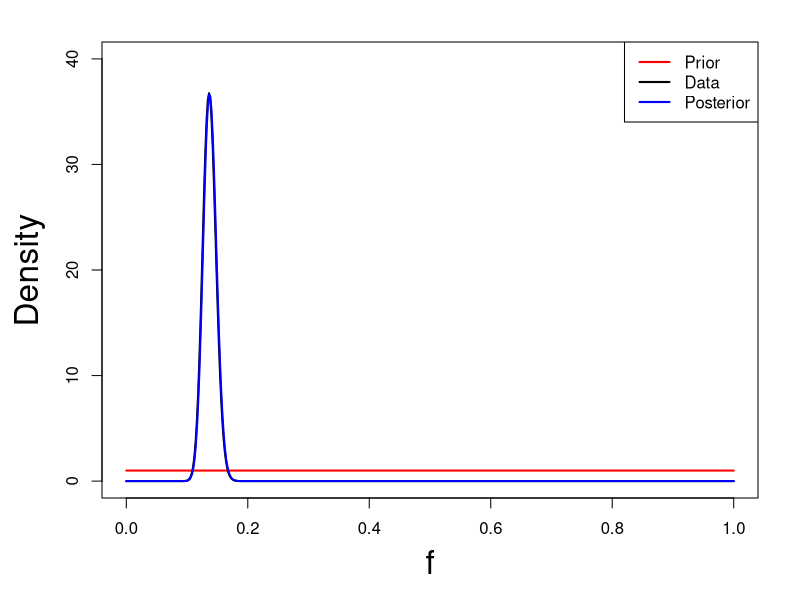

The R source for this figure: (Note: this script raises an error after producing the figure.)
library(vioplot)



# ~~~~~~~~~~~~~~~~~~~~~~~~~~~~~~~~~~~~~~~~~~~~~~~~~~~~~~~~~~~~~~~~~~~~
# example from slides
# ~~~~~~~~~~~~~~~~~~~~~~~~~~~~~~~~~~~~~~~~~~~~~~~~~~~~~~~~~~~~~~~~~~~~
res <- 500
prior <- dbeta(seq(0,1,length.out = res), 1, 1)
data <- dbeta(seq(0,1,length.out = res), 137, 863)
posterior <- dbeta(seq(0,1,length.out = res), 138, 864)

par(mfrow = c(1,1), mar = c(5.1,5.1,2.1,2.1))
plot(prior ~ seq(0,1,length.out = res), type = 'l', ylim = c(0,40), lwd = 2,
     col = 'red', xlab = 'f', ylab = 'Density', cex.lab = 2)
points(data ~ seq(0,1,length.out = res), type = 'l', lwd = 2)
points(posterior ~ seq(0,1,length.out = res), type = 'l', lwd = 2, 
       col = 'blue')
legend('topright', c('Prior','Data','Posterior'),
       lwd = 2, col = c('red','black','blue'))

# ~~~~~~~~~~~~~~~~~~~~~~~~~~~~~~~~~~~~~~~~~~~~~~~~~~~~~~~~~~~~~~~~~~~~
# ~~~~~~~~~~~~~~~~~~~~~~~~~~~~~~~~~~~~~~~~~~~~~~~~~~~~~~~~~~~~~~~~~~~~
# Let's imagine we're going to mark and release 1000 ducks (k)...
# ~~~~~~~~~~~~~~~~~~~~~~~~~~~~~~~~~~~~~~~~~~~~~~~~~~~~~~~~~~~~~~~~~~~~
# ~~~~~~~~~~~~~~~~~~~~~~~~~~~~~~~~~~~~~~~~~~~~~~~~~~~~~~~~~~~~~~~~~~~~
n <- 1000

# ~~~~~~~~~~~~~~~~~~~~~~~~~~~~~~~~~~~~~~~~~~~~~~~~~~~~~~~~~~~~~~~~~~~~
# we'll assume that our 'true' band-recovery probability is 0.05, 
# or that hunters will shoot, recover, and report 5% of the total 
# population (we'll assume that our marked population is representative)
# ~~~~~~~~~~~~~~~~~~~~~~~~~~~~~~~~~~~~~~~~~~~~~~~~~~~~~~~~~~~~~~~~~~~~
f <- 0.05

# ~~~~~~~~~~~~~~~~~~~~~~~~~~~~~~~~~~~~~~~~~~~~~~~~~~~~~~~~~~~~~~~~~~~~
# now we'll generate some data (y), or the number of ducks that are actually
# killed, retrived, and reported by hunters
# ~~~~~~~~~~~~~~~~~~~~~~~~~~~~~~~~~~~~~~~~~~~~~~~~~~~~~~~~~~~~~~~~~~~~
?rbinom()
y <- rbinom(1, n, f)

# sample 1000 marked birds with same 5 for 50 years (z)
z <- rbinom(50, n, f)
hist(z, breaks = 20)

# ~~~~~~~~~~~~~~~~~~~~~~~~~~~~~~~~~~~~~~~~~~~~~~~~~~~~~~~~~~~~~~~~~~~~
# great, now we have our data!
# let's consider three priors...
# the two numbers are the alpha and beta parameters for a beta distribution
# ~~~~~~~~~~~~~~~~~~~~~~~~~~~~~~~~~~~~~~~~~~~~~~~~~~~~~~~~~~~~~~~~~~~~
weak <- c(1,1)
mod <- c(1,9)
strong <- c(5,95)



# ~~~~~~~~~~~~~~~~~~~~~~~~~~~~~~~~~~~~~~~~~~~~~~~~~~~~~~~~~~~~~~~~~~~~
# let's visualize our priors!
# ~~~~~~~~~~~~~~~~~~~~~~~~~~~~~~~~~~~~~~~~~~~~~~~~~~~~~~~~~~~~~~~~~~~~
samples <- 10000
vioplot(rbeta(samples, weak[1], weak[2]),
        rbeta(samples, mod[1], mod[2]),
        rbeta(samples, strong[1], strong[2]),
        names = c('Beta(1,1)', 'Beta(1,9)','Beta(5,95)'),
        xlab = 'Priors')


# ~~~~~~~~~~~~~~~~~~~~~~~~~~~~~~~~~~~~~~~~~~~~~~~~~~~~~~~~~~~~~~~~~~~~
# lets generate some posteriors (along with an MC maximum likelihood estimate)
# ~~~~~~~~~~~~~~~~~~~~~~~~~~~~~~~~~~~~~~~~~~~~~~~~~~~~~~~~~~~~~~~~~~~~
samples <- 10000
p.weak <- rbeta(samples, weak[1]+y, weak[2]+(n-y))
p.mod <- rbeta(samples, mod[1]+y, mod[2]+(n-y))
p.strong <- rbeta(samples, strong[1]+y, strong[2]+(n-y))
ml.est <- rbeta(samples, y, (n-y))

# ~~~~~~~~~~~~~~~~~~~~~~~~~~~~~~~~~~~~~~~~~~~~~~~~~~~~~~~~~~~~~~~~~~~~
# let's generate some summary statistics of the posterior distribution
# ~~~~~~~~~~~~~~~~~~~~~~~~~~~~~~~~~~~~~~~~~~~~~~~~~~~~~~~~~~~~~~~~~~~~
q.weak <- quantile(p.weak, c(0.025,0.5,0.975))
q.mod <- quantile(p.mod, c(0.025,0.5,0.975))
q.strong <- quantile(p.strong, c(0.025,0.5,0.975))
q.ml <- quantile(ml.est, c(0.025,0.5,0.975))


# ~~~~~~~~~~~~~~~~~~~~~~~~~~~~~~~~~~~~~~~~~~~~~~~~~~~~~~~~~~~~~~~~~~~~
# let's plot our posteriors and our MLE
# ~~~~~~~~~~~~~~~~~~~~~~~~~~~~~~~~~~~~~~~~~~~~~~~~~~~~~~~~~~~~~~~~~~~~
vioplot(p.weak, p.mod, p.strong, ml.est,
        drawRect = F, ylab = 'Estimates of band-recovery probability',
        xlab = 'Priors (and non-Bayes)',
        names = c('Beta(1,1)','Beta(1,9)','Beta(5,95)','ML'), ylim = c(0,0.1))
arrows(1:4, c(q.weak[1],q.mod[1],q.strong[1],q.ml[1]), 
       1:4, c(q.weak[3],q.mod[3],q.strong[3],q.ml[3]),
       length = 0)
points(c(q.weak[2],q.mod[2],q.strong[2],q.ml[2]), pch = 21, bg = 'white', cex = 2)

q.weak[2];q.mod[2];q.strong[2];q.ml[2]





# ~~~~~~~~~~~~~~~~~~~~~~~~~~~~~~~~~~~~~~~~~~~~~~~~~~~~~~~~~~~~~~~~~~~~
# using a prior from the literature,
# imagine an estimate of 0.0487 with an sd of 0.01 has been published
# and you want to use that (or something like that) as hyperpriors
# for a beta distribution.... how would you do that?
#
# moment matching! 
# ~~~~~~~~~~~~~~~~~~~~~~~~~~~~~~~~~~~~~~~~~~~~~~~~~~~~~~~~~~~~~~~~~~~~
mu <- 0.0487
sd <- 0.01

alpha = ((1-mu)/(sd*sd) - (1/mu)) * mu^2
beta = alpha * (1/mu - 1)

pub <- rnorm(samples, 0.0487, 0.01)
pri <- rbeta(samples, alpha, beta)

q.pub <- quantile(pub, c(0.025,0.5,0.975))
q.pri <- quantile(pri, c(0.025,0.5,0.975))

vioplot(pub, pri, drawRect = F,
        names = c('Normal(0.0487, sd = 0.01)','Beta(22.51,439.77)'))
arrows(1:2, c(q.pub[1],q.pri[1]), 1:2, c(q.pub[3],q.pri[3]), length = 0, lty = 1, col = 'white')
points(c(q.pub[2],q.pri[2]) ~ c(1:2), pch = 21, bg = 'white', cex = 2)

# ~~~~~~~~~~~~~~~~~~~~~~~~~~~~~~~~~~~~~~~~~~~~~~~~~~~~~~~~~~~~~~~~~~~~
# HOMEWORK:
#
# 1) generate a new posterior distribution given the normal distribution from the literature and moment matching!
#
# 2) play with priors! try >5 different priors to generate posteriors... try some really bad ones!
#    assume you think you know everything and you're deeply wrong... see what happens :)
#    simple models like this are the easiest to use to understand the effects of bad priors
#
# 3) Visualize, visualize, visualize! My favorite way to get to know distributions (after
#    a cursory inspection of expected mean and variance) is to simply plot them, e.g.,
hist(rbeta(10000, 22, 78), breaks = 1000)
#    this will help you rapidly understand relationships between values used in the distribution
#    e.g., the mean of a beta is equal to alpha/(alpha + beta), you can see it in the histogram
#    try 50 and 50, 75 and 25, 5 and 5, etc. as the sume of the two numbers decline variance will
#    increase, as alpha gets bigger relative to beta the mean will increase, etc. Make some panel
#    plots, etc.
# ~~~~~~~~~~~~~~~~~~~~~~~~~~~~~~~~~~~~~~~~~~~~~~~~~~~~~~~~~~~~~~~~~~~~
